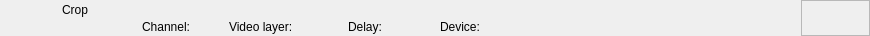
<?xml version="1.0" encoding="UTF-8"?>
<ui version="4.0">
 <class>RundownCropWidget</class>
 <widget class="QWidget" name="RundownCropWidget">
  <property name="geometry">
   <rect>
    <x>0</x>
    <y>0</y>
    <width>870</width>
    <height>36</height>
   </rect>
  </property>
  <layout class="QHBoxLayout" name="horizontalLayout">
   <property name="spacing">
    <number>0</number>
   </property>
   <property name="margin">
    <number>0</number>
   </property>
   <item>
    <widget class="QFrame" name="frameItem">
     <property name="sizePolicy">
      <sizepolicy hsizetype="Preferred" vsizetype="Fixed">
       <horstretch>0</horstretch>
       <verstretch>0</verstretch>
      </sizepolicy>
     </property>
     <property name="minimumSize">
      <size>
       <width>0</width>
       <height>36</height>
      </size>
     </property>
     <widget class="QLabel" name="labelThumbnail">
      <property name="geometry">
       <rect>
        <x>22</x>
        <y>2</y>
        <width>32</width>
        <height>32</height>
       </rect>
      </property>
      <property name="text">
       <string/>
      </property>
      <property name="pixmap">
       <pixmap resource="../Resource.qrc">:/Graphics/Images/Mixer.png</pixmap>
      </property>
      <property name="scaledContents">
       <bool>true</bool>
      </property>
     </widget>
     <widget class="QLabel" name="labelChannel">
      <property name="geometry">
       <rect>
        <x>142</x>
        <y>19</y>
        <width>78</width>
        <height>16</height>
       </rect>
      </property>
      <property name="text">
       <string>Channel:</string>
      </property>
     </widget>
     <widget class="QLabel" name="labelLabel">
      <property name="geometry">
       <rect>
        <x>62</x>
        <y>2</y>
        <width>561</width>
        <height>16</height>
       </rect>
      </property>
      <property name="text">
       <string>Crop</string>
      </property>
     </widget>
     <widget class="QLabel" name="labelVideolayer">
      <property name="geometry">
       <rect>
        <x>229</x>
        <y>19</y>
        <width>110</width>
        <height>16</height>
       </rect>
      </property>
      <property name="text">
       <string>Video layer:</string>
      </property>
     </widget>
     <widget class="QLabel" name="labelColor">
      <property name="geometry">
       <rect>
        <x>0</x>
        <y>0</y>
        <width>18</width>
        <height>36</height>
       </rect>
      </property>
      <property name="text">
       <string/>
      </property>
     </widget>
     <widget class="QLabel" name="labelGroupColor">
      <property name="geometry">
       <rect>
        <x>0</x>
        <y>0</y>
        <width>6</width>
        <height>36</height>
       </rect>
      </property>
      <property name="text">
       <string/>
      </property>
     </widget>
     <widget class="QLabel" name="labelDevice">
      <property name="geometry">
       <rect>
        <x>440</x>
        <y>19</y>
        <width>260</width>
        <height>16</height>
       </rect>
      </property>
      <property name="text">
       <string>Device:</string>
      </property>
     </widget>
     <widget class="QLabel" name="labelDelay">
      <property name="geometry">
       <rect>
        <x>348</x>
        <y>19</y>
        <width>83</width>
        <height>16</height>
       </rect>
      </property>
      <property name="text">
       <string>Delay:</string>
      </property>
     </widget>
    </widget>
   </item>
   <item>
    <widget class="QFrame" name="frameStatus">
     <property name="minimumSize">
      <size>
       <width>69</width>
       <height>0</height>
      </size>
     </property>
     <property name="maximumSize">
      <size>
       <width>69</width>
       <height>16777215</height>
      </size>
     </property>
     <property name="frameShape">
      <enum>QFrame::StyledPanel</enum>
     </property>
     <property name="frameShadow">
      <enum>QFrame::Raised</enum>
     </property>
     <widget class="QLabel" name="labelGpiConnected">
      <property name="geometry">
       <rect>
        <x>1</x>
        <y>2</y>
        <width>32</width>
        <height>32</height>
       </rect>
      </property>
      <property name="minimumSize">
       <size>
        <width>32</width>
        <height>32</height>
       </size>
      </property>
      <property name="maximumSize">
       <size>
        <width>32</width>
        <height>32</height>
       </size>
      </property>
      <property name="lineWidth">
       <number>0</number>
      </property>
      <property name="text">
       <string/>
      </property>
      <property name="pixmap">
       <pixmap resource="../Resource.qrc">:/Graphics/Images/GpiConnected.png</pixmap>
      </property>
      <property name="scaledContents">
       <bool>true</bool>
      </property>
     </widget>
     <widget class="QLabel" name="labelDisconnected">
      <property name="geometry">
       <rect>
        <x>32</x>
        <y>2</y>
        <width>32</width>
        <height>32</height>
       </rect>
      </property>
      <property name="minimumSize">
       <size>
        <width>32</width>
        <height>32</height>
       </size>
      </property>
      <property name="maximumSize">
       <size>
        <width>32</width>
        <height>32</height>
       </size>
      </property>
      <property name="text">
       <string/>
      </property>
      <property name="pixmap">
       <pixmap resource="../Resource.qrc">:/Graphics/Images/Disconnected.png</pixmap>
      </property>
      <property name="scaledContents">
       <bool>true</bool>
      </property>
     </widget>
     <widget class="QLabel" name="labelActiveColor">
      <property name="geometry">
       <rect>
        <x>64</x>
        <y>0</y>
        <width>5</width>
        <height>36</height>
       </rect>
      </property>
      <property name="minimumSize">
       <size>
        <width>5</width>
        <height>36</height>
       </size>
      </property>
      <property name="maximumSize">
       <size>
        <width>5</width>
        <height>36</height>
       </size>
      </property>
      <property name="text">
       <string/>
      </property>
     </widget>
    </widget>
   </item>
  </layout>
 </widget>
 <resources>
  <include location="../Resource.qrc"/>
 </resources>
 <connections/>
 <slots>
  <slot>addToCombo()</slot>
 </slots>
</ui>
